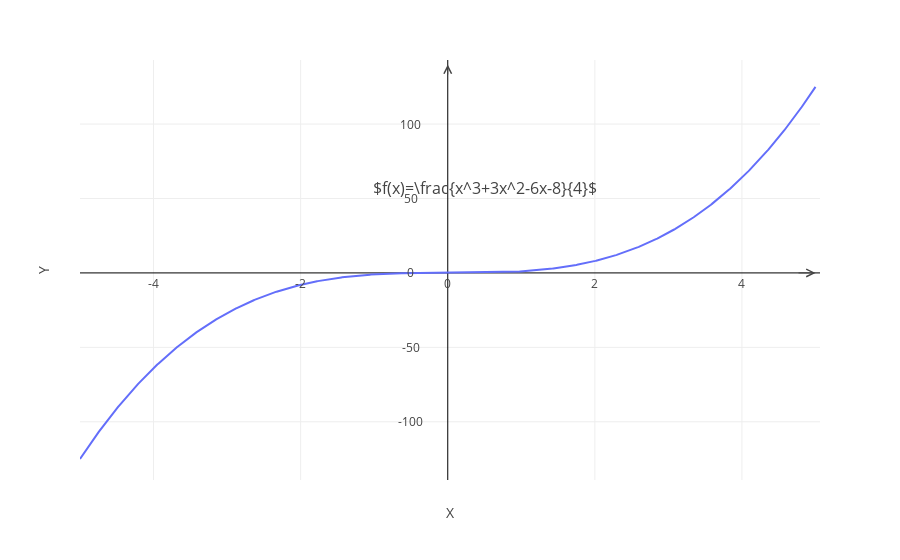

Here is the notebook cell this chart was saved with:
### Code cell
import numpy as np
import plotly.express as px

t = np.linspace(-5.0, 5.0, 1000)
s = t**3

fig = px.line(x=t, y=s)

fig.update_layout(autosize=True,
                  # width=600,
                  # height=600,
                  template=None,
                  showlegend=False,
                  xaxis_title='',
                  yaxis_title='',
                  xaxis=dict(showticklabels=False),
                  yaxis=dict(showticklabels=False)
                  )

fig.update_layout(xaxis=dict(zeroline=True,
                             zerolinecolor='black',
                             title_text="X",
                             ))

fig.update_layout(yaxis=dict(zeroline=True,
                             zerolinecolor='black',
                             title_text="Y",
                             ))

xaxes_dict = [dict(x=x, y=-7, xref="x", yref="y", text=str(x), showarrow=False) for x in np.arange(-4, 5, 2)]
yaxes_dict = [dict(x=-0.5, y=y, xref="x", yref="y", text=str(y), showarrow=False) for y in np.arange(-100, 101, 50)]

arrowx_dict = [dict(x=0, y=140, ax=0, ay=20, showarrow=True, xref='x', yref='y', arrowhead=5, arrowsize=1.5, arrowwidth=1)]
arrowy_dict = [dict(x=5, y=0, ax=-20, ay=0, showarrow=True, xref='x', yref='y', arrowhead=5, arrowsize=1.5, arrowwidth=1)]

fig.update_layout(annotations=xaxes_dict+yaxes_dict+arrowx_dict+arrowy_dict)

fig.add_annotation(x=0.5, y=50,
                   xref='x',
                   yref='y',
                   text=r'$f(x)=\frac{x^3+3x^2-6x-8}{4}$',
                   font=dict(size=16),
                   showarrow=False,
                   yshift=10)

fig.show()

### Figure 1 — Plotly figure (JSON) as saved in the notebook; plotly's stock layout.template omitted (floating-point values rounded to 4 significant figures; data arrays with more than 128 entries replaced by an {"elided": "..."} marker saying what was removed)
{"data": [{"hovertemplate": "x=%{x}<br>y=%{y}<extra></extra>", "legendgroup": "", "line": {"color": "#636efa", "dash": "solid"}, "marker": {"symbol": "circle"}, "mode": "lines", "name": "", "orientation": "v", "showlegend": false, "x": {"elided": "1000 float values"}, "xaxis": "x", "y": {"elided": "1000 float values"}, "yaxis": "y", "type": "scatter"}], "layout": {"xaxis": {"anchor": "y", "domain": [0.0, 1.0], "title": {"text": "X"}, "showticklabels": false, "zeroline": true, "zerolinecolor": "black"}, "yaxis": {"anchor": "x", "domain": [0.0, 1.0], "title": {"text": "Y"}, "showticklabels": false, "zeroline": true, "zerolinecolor": "black"}, "legend": {"tracegroupgap": 0}, "margin": {"t": 60}, "autosize": true, "showlegend": false, "annotations": [{"showarrow": false, "text": "-4", "x": -4, "xref": "x", "y": -7, "yref": "y"}, {"showarrow": false, "text": "-2", "x": -2, "xref": "x", "y": -7, "yref": "y"}, {"showarrow": false, "text": "0", "x": 0, "xref": "x", "y": -7, "yref": "y"}, {"showarrow": false, "text": "2", "x": 2, "xref": "x", "y": -7, "yref": "y"}, {"showarrow": false, "text": "4", "x": 4, "xref": "x", "y": -7, "yref": "y"}, {"showarrow": false, "text": "-100", "x": -0.5, "xref": "x", "y": -100, "yref": "y"}, {"showarrow": false, "text": "-50", "x": -0.5, "xref": "x", "y": -50, "yref": "y"}, {"showarrow": false, "text": "0", "x": -0.5, "xref": "x", "y": 0, "yref": "y"}, {"showarrow": false, "text": "50", "x": -0.5, "xref": "x", "y": 50, "yref": "y"}, {"showarrow": false, "text": "100", "x": -0.5, "xref": "x", "y": 100, "yref": "y"}, {"arrowhead": 5, "arrowsize": 1.5, "arrowwidth": 1, "ax": 0, "ay": 20, "showarrow": true, "x": 0, "xref": "x", "y": 140, "yref": "y"}, {"arrowhead": 5, "arrowsize": 1.5, "arrowwidth": 1, "ax": -20, "ay": 0, "showarrow": true, "x": 5, "xref": "x", "y": 0, "yref": "y"}, {"font": {"size": 16}, "showarrow": false, "text": "$f(x)=\\frac{x^3+3x^2-6x-8}{4}$", "x": 0.5, "xref": "x", "y": 50, "yref": "y", "yshift": 10}]}}
